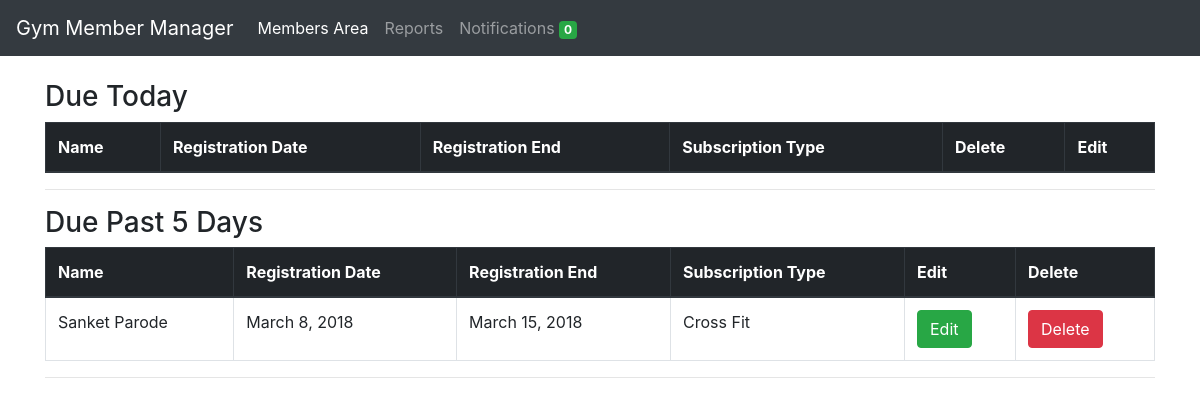
The page /notifications/ on the database as committed earlier.
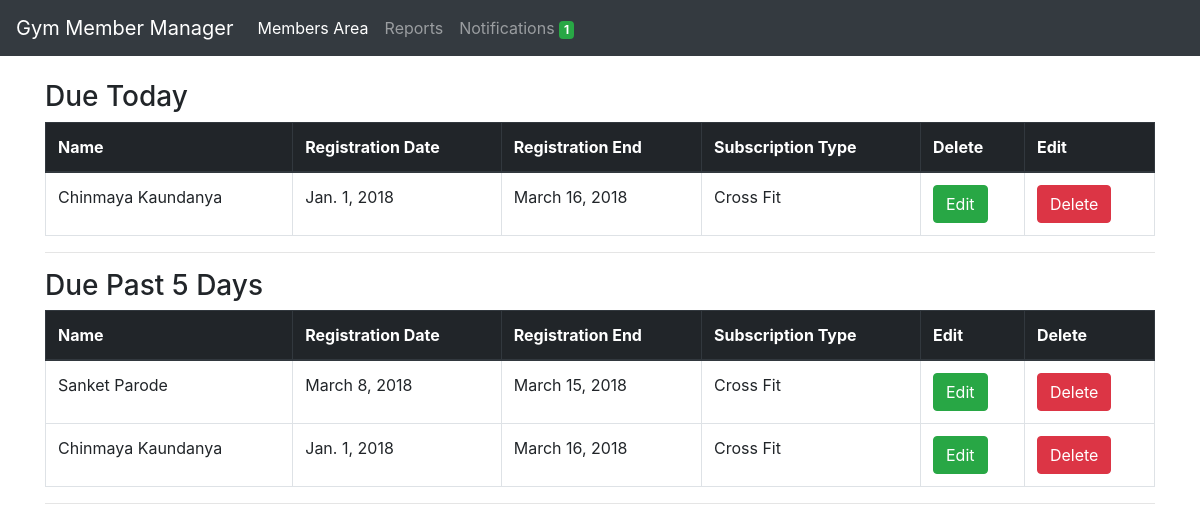
The same page on the database as committed later.
### members/models.py (models this page shows, shortened)
class Member(models.Model):
	member_id = models.AutoField(primary_key=True)
	first_name = models.CharField(max_length=50)
	last_name = models.CharField(max_length=50)
	mobile_number = models.IntegerField(unique=True)
	email = models.EmailField(null=True, blank=True)
	address = models.CharField(max_length=300)
	admitted_on = models.DateField(auto_now_add=True)
	registration_date = models.DateField()
	registration_upto = models.DateField()
	subscription_type  = models.CharField(max_length=30, choices=SUBSCRIPTION_TYPE_CHOICES)
	subscription_period = models.CharField(max_length=30, choices=SUBSCRIPTION_PERIOD_CHOICES)
	amount = models.IntegerField()
	photo = models.FileField(upload_to='photos/')

### notifications/views.py (the view)
# urls.py: path('notifications/', include('notifications.urls')),
def notifications(request):
    last_5_days = datetime.date.today() - datetime.timedelta(days=5)
    members_before = Member.objects.filter(
                                        registration_upto__lte=datetime.datetime.now(),
                                        registration_upto__gte=last_5_days)
    subs_end_today_count = Member.objects.filter(registration_upto=datetime.datetime.now()).count()
    members_today = Member.objects.filter(registration_upto=datetime.datetime.now())
    context = {
        'subs_end_today_count': subs_end_today_count,
        'members_today': members_today,
        'members_before': members_before,
    }
    return render(request, 'notifications.html', context)

### notifications/templates/notifications.html
{% extends 'base.html' %}
{% block content %}
    <h3>Due Today</h3>
    <table class="table table-bordered">
        <thead class="thead-dark">
            <tr>
                <th>Name</th>
                <th>Registration Date</th>
                <th>Registration End</th>
                <th>Subscription Type</th>
                <th>Delete</th>
                <th>Edit</th>
            </tr>
        </thead>
        <tbody>
            {% for member in members_today %}
                <tr>
                    <td>{{ member.first_name }} {{ member.last_name }}</td>
                    <td>{{ member.registration_date }}</td>
                    <td>{{ member.registration_upto }}</td>
                    <td>{{ member.get_subscription_type_display }}</td>
                    <td>
                        <a href="/members/update/{{ member.member_id }}/"><button class="btn btn-success">Edit</button>
                        </a>
                    </td>
                    <td>
                        <a href="/members/delete/{{ member.member_id }}/"><button class="btn btn-danger">Delete</button>
                        </a>
                    </td>
                </tr>
            {% endfor %}
        </tbody>
    </table>
    <hr>
    <h3>Due Past 5 Days</h3>
    <table class="table table-bordered">
        <thead class="thead-dark">
            <tr>
                <th>Name</th>
                <th>Registration Date</th>
                <th>Registration End</th>
                <th>Subscription Type</th>
                <th>Edit</th>
                <th>Delete</th>
            </tr>
        </thead>
        <tbody>
            {% for member in members_before %}
                <tr>
                    <td>{{ member.first_name }} {{ member.last_name }}</td>
                    <td>{{ member.registration_date }}</td>
                    <td>{{ member.registration_upto }}</td>
                    <td>{{ member.get_subscription_type_display }}</td>
                    <td>
                        <a href="/members/update/{{ member.member_id }}/"><button class="btn btn-success">Edit</button>
                        </a>
                    </td>
                    <td>
                        <a href="/members/delete/{{ member.member_id }}/"><button class="btn btn-danger">Delete</button>
                        </a>
                    </td>
                </tr>
            {% endfor %}
        </tbody>
    </table>
    <hr>
{% endblock %}

### templates/base.html (shortened to what this page needs)
<!doctype html>
{% load static %}
<html lang="en">
  <head>
    <link rel="stylesheet" href="{% static 'css/bootstrap.min.css' %}">
  </head>
  <body>
    <nav class="navbar navbar-expand-lg navbar-dark bg-dark">
      <a class="navbar-brand" href="#">Gym Member Manager</a>
      <div class="collapse navbar-collapse" id="navbarNav">
        <ul class="navbar-nav">
          <li class="nav-item active">
            <a class="nav-link" href="{% url 'members'%}">Members Area<span class="sr-only">(current)</span></a>
          </li>
          <li class="nav-item">
            <a class="nav-link" href="{% url 'reports' %}">Reports</a>
          </li>
          <li class="nav-item">
            <a class="nav-link" href="{% url 'notifications'%}">Notifications <span class="badge badge-success">{{ subs_end_today_count }}</span></a>
          </li>
        </ul>
      </div>
    </nav>
    <div class="container" style="margin-top: 2%">
        {% block content %}
        {% endblock %}
    </div>
  </body>
</html>

Rows that differ between the two databases and show on the page:
added Member: first_name "Chinmaya", last_name "Kaundanya", registration_date "Jan. 1, 2018", registration_upto "March 16, 2018", subscription_type "Cross Fit"
Other text that changed with them:
{{ subs_end_today_count }}: "0" → "1"
